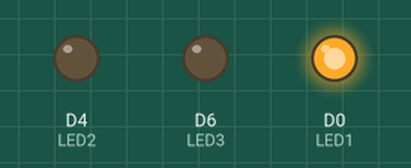
This program was run on a simulated ESP8266 (NodeMCU). Parts: output pins drawn as LEDs (lit = HIGH).

Above: at 0.05 s.
At 1.45 s:
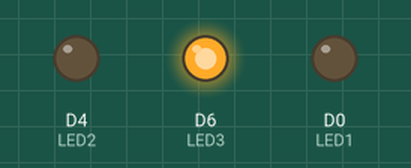
At 2.85 s:
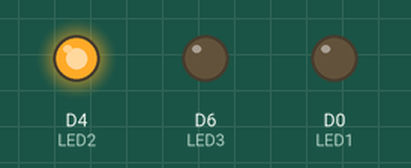
Timing chart, 0 to 3.1 s (numbered marks = the images above):
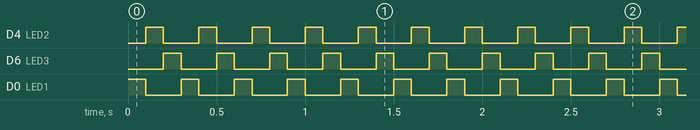

The program:

main.cpp
```cpp
#include <Arduino.h>

int LED1 = D0; // initalisasi, knp int isinya bisa string? karena udh di setting
int LED2 = D4;
int LED3 = D6;

void setup()
{
  pinMode(LED1, OUTPUT); // led nya mengeluarkan tegangan
  pinMode(LED2, OUTPUT);
  pinMode(LED3, OUTPUT);
}

void loop()
{
  digitalWrite(LED1, HIGH); // alurin daya listrik tinggi, jadinya nyala
  delay(100);               // selama 5 second (5000 itu dalam ms)
  digitalWrite(LED1, LOW);  // matiin lednya alias atur daya nya jadi low
  digitalWrite(LED2, HIGH);
  delay(100);
  digitalWrite(LED2, LOW);
  digitalWrite(LED3, HIGH);
  delay(100);
  digitalWrite(LED3, LOW);
}
```

Measured:
- by itself, D4 (LED2), D6 (LED3), D0 (LED1): alternates HIGH for 0.10 s and LOW for 0.20 s
